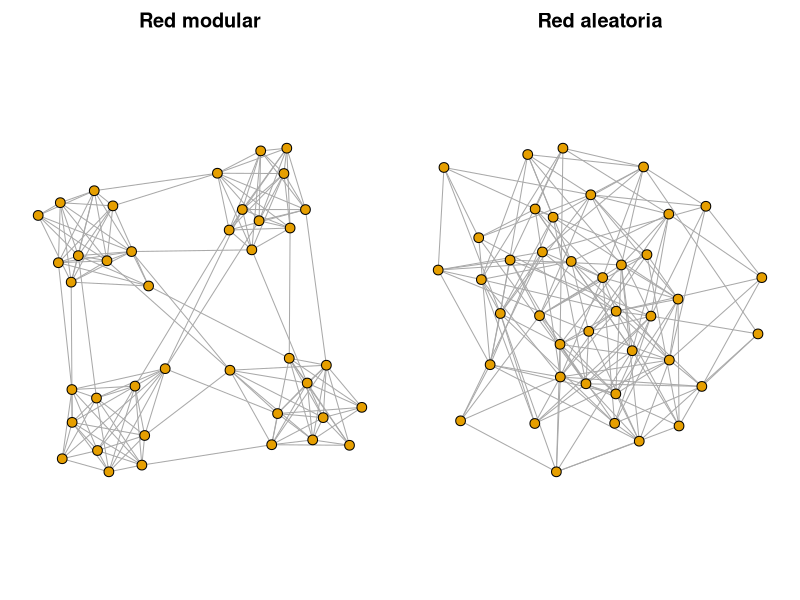

This figure's R source:
## ---- chunk 1
library(igraph)
set.seed(1)

red_modular   <- sample_islands(4, 10, 0.8, 3)
red_aleatoria <- sample_gnm(40, ecount(red_modular))

par(mfrow = c(1, 2), mar = c(1, 1, 2, 1))
plot(red_modular, vertex.label = NA, vertex.size = 6, main = "Red modular")
plot(red_aleatoria, vertex.label = NA, vertex.size = 6, main = "Red aleatoria")
## ---- chunk 2
tabla <- data.frame(
  propiedad = c("Modularidad", "Densidad", "Dispersión", "Longitud promedio", "Diámetro", "Asortatividad"),
  modular = c(modularity(cluster_louvain(red_modular)),
              edge_density(red_modular),
              1 - edge_density(red_modular),
              mean_distance(red_modular),
              diameter(red_modular),
              assortativity_degree(red_modular)),
  aleatoria = c(modularity(cluster_louvain(red_aleatoria)),
                edge_density(red_aleatoria),
                1 - edge_density(red_aleatoria),
                mean_distance(red_aleatoria),
                diameter(red_aleatoria),
                assortativity_degree(red_aleatoria))
)
tabla$modular   <- round(tabla$modular, 3)
tabla$aleatoria <- round(tabla$aleatoria, 3)
tabla
